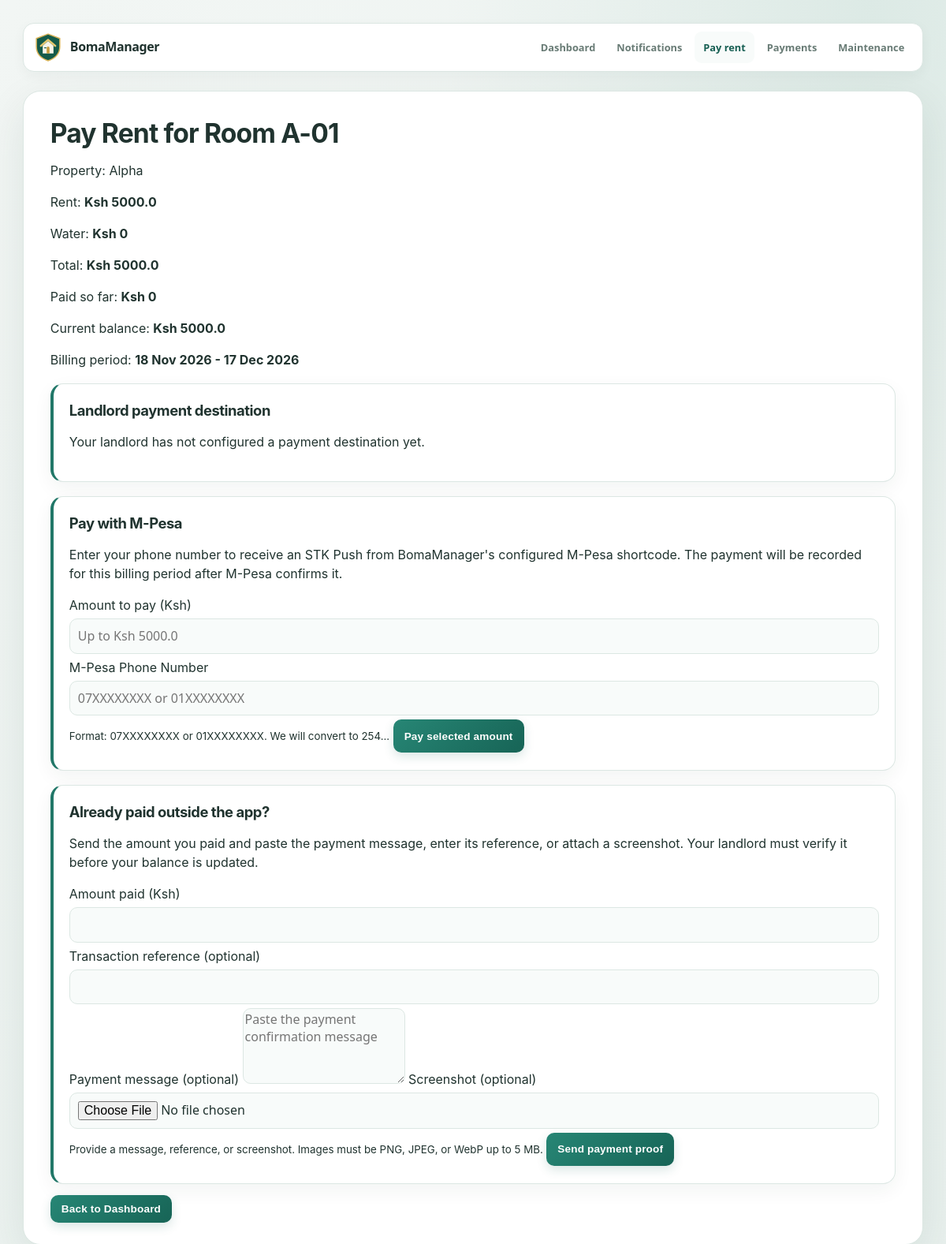
The app's page /pay_rent/1 (signed in) with its own data.
### app.py (models this page shows)
class Room(db.Model):
    id = db.Column(db.Integer, primary_key=True)
    room_number = db.Column(db.String(20), nullable=False)
    room_type = db.Column(db.String(50), nullable=True)
    rent_amount = db.Column(db.Float, nullable=False)
    is_occupied = db.Column(db.Boolean, default=False)
    property_id = db.Column(db.Integer, db.ForeignKey('property.id'), nullable=False)
    tenant_id = db.Column(db.Integer, db.ForeignKey('user.id'), nullable=True)
    assigned_date = db.Column(db.Date, nullable=True)
    property = db.relationship('Property', backref='rooms')
    tenant = db.relationship('User', backref='room', foreign_keys=[tenant_id])

class Property(db.Model):
    id = db.Column(db.Integer, primary_key=True)
    name = db.Column(db.String(100), nullable=False)
    location = db.Column(db.String(200), nullable=False)
    property_type = db.Column(db.String(50), nullable=True)
    landlord_id = db.Column(db.Integer, db.ForeignKey('user.id'), nullable=False)
    landlord = db.relationship('User', backref='properties')

### app.py (the view)
@app.route('/pay_rent/<int:room_id>', methods=['GET'])
@login_required
def pay_rent(room_id):
    if current_user.role != 'tenant':
        return "Access Denied", 403
    room = Room.query.filter_by(
        id=room_id,
        tenant_id=current_user.id,
    ).first_or_404()
    current_period = get_billing_period(room)
    if not current_period:
        flash('This room has no assignment date.')
        return redirect(url_for('dashboard'))
    period_key = current_period['key']
    summary = get_payment_summary(room, period_key)
    payment_proofs = PaymentProof.query.filter_by(
        room_id=room.id,
        tenant_id=current_user.id,
    ).order_by(PaymentProof.created_at.desc()).limit(10).all()
    has_pending_payment_proof = any(proof.status == 'pending' for proof in payment_proofs)
    return render_template(
        'pay_rent.html',
        room=room,
        landlord=room.property.landlord,
        water_bill=summary['water_bill'],
        total_amount=summary['total_amount'],
        total_paid=summary['total_paid'],
        balance=summary['balance'],
        paid=summary['balance'] == 0,
        current_period=current_period,
        payment_proofs=payment_proofs,
        has_pending_payment_proof=has_pending_payment_proof,
    )

### app.py (called while the page is built, shortened)
@login_manager.user_loader
def load_user(user_id):
    return User.query.get(int(user_id))

@app.before_request
def check_subscription_global():
    if session.get('is_super_admin') or not current_user.is_authenticated:
        return None
    if current_user.role != 'landlord' or has_paid_subscription_access(current_user):
        return None

@app.before_request
def enforce_maintenance_mode():
    is_super_admin = session.get('is_super_admin') and not current_user.is_authenticated
    if not is_maintenance_on() or is_super_admin:
        return None

@app.context_processor
def inject_pending_payment_proof_count():
    pending_count = 0
    unread_notification_count = 0
    if current_user.is_authenticated and current_user.role == 'landlord':
        pending_count = PaymentProof.query.join(Room).join(Property).filter(
            Property.landlord_id == current_user.id,
            PaymentProof.status == 'pending',
        ).count()
    elif current_user.is_authenticated and current_user.role == 'tenant':
        unread_notification_count = TenantNotification.query.filter_by(
            tenant_id=current_user.id,
            read_at=None,
        ).count()
    return {
        'pending_payment_proof_count': pending_count,
        'unread_notification_count': unread_notification_count,
    }

def get_billing_period(room, today=None):
    if not room.assigned_date:
        return None
    today = today or date.today()
    months_since_assignment = ((today.year - room.assigned_date.year) * 12 +
                               today.month - room.assigned_date.month)
    months_since_assignment = max(0, months_since_assignment)
    period_start = add_months(room.assigned_date, months_since_assignment)
    if period_start > today:
        period_start = add_months(room.assigned_date, months_since_assignment - 1)
    period_end = add_months(period_start, 1) - timedelta(days=1)
    due_at = datetime.combine(period_end, datetime.max.time())
    return {
        'key': period_start.isoformat(),
        'label': f'{period_start.strftime("%d %b %Y")} - {period_end.strftime("%d %b %Y")}',
        'end_date': period_end,
        'due_at': due_at
    }

def add_months(start_date, months):
    month_index = start_date.month - 1 + months
    year = start_date.year + month_index // 12
    month = month_index % 12 + 1
    day = min(start_date.day, calendar.monthrange(year, month)[1])
    return date(year, month, day)

### templates/pay_rent.html (shortened to what this page needs)
<!DOCTYPE html>
<html>
<head>
    <link rel="stylesheet" href="{{ url_for('static', filename='style.css') }}">
</head>
<body>
{% include '_app_navigation.html' %}
<div class="container">
    <h1>Pay Rent for Room {{ room.room_number }}</h1>
    <p>Property: {{ room.property.name }}</p>
    <p>Rent: <b>Ksh {{ room.rent_amount }}</b></p>
    <p>Water: <b>Ksh {{ water_bill.amount if water_bill else 0 }}</b></p>
    <p>Total: <b>Ksh {{ total_amount }}</b></p>
    <p>Paid so far: <b>Ksh {{ total_paid }}</b></p>
    <p>Current balance: <b>Ksh {{ balance }}</b></p>
    <p>Billing period: <b>{{ current_period.label }}</b></p>
    <div class="property-card">
        <h3>Landlord payment destination</h3>
        {% if not landlord.mpesa_till and not landlord.account_number %}
            <p>Your landlord has not configured a payment destination yet.</p>
        {% endif %}
    </div>
    {% if paid %}
        <div class="flash">This billing period is fully paid ✅</div>
    {% else %}
        <div class="property-card">
            <h3>Pay with M-Pesa</h3>
            <p>Enter your phone number to receive an STK Push from BomaManager's configured M-Pesa shortcode. The payment will be recorded for this billing period after M-Pesa confirms it.</p>
            <form method="POST" action="{{ url_for('stk_push', room_id=room.id) }}">
                <label for="amount">Amount to pay (Ksh)</label>
                <input type="number" name="amount" id="amount" min="1" max="{{ balance }}" step="1" placeholder="Up to Ksh {{ balance }}" required>
                <label for="phone">M-Pesa Phone Number</label>
                <input type="text" name="phone" id="phone" placeholder="07XXXXXXXX or 01XXXXXXXX" required>
                <small>Format: 07XXXXXXXX or 01XXXXXXXX. We will convert to 254...</small>
                <button type="submit">Pay selected amount</button>
            </form>
        </div>
        <div class="property-card">
            <h3>Already paid outside the app?</h3>
            <p>Send the amount you paid and paste the payment message, enter its reference, or attach a screenshot. Your landlord must verify it before your balance is updated.</p>
            {% if has_pending_payment_proof %}
                <p class="flash">A payment proof for this billing period is waiting for your landlord to review.</p>
            {% else %}
                <form method="POST" action="{{ url_for('submit_payment_proof', room_id=room.id) }}" enctype="multipart/form-data">
                    <label for="proof-amount">Amount paid (Ksh)</label>
                    <input type="number" id="proof-amount" name="amount" min="0.01" max="{{ balance }}" step="0.01" required>
                    <label for="proof-reference">Transaction reference (optional)</label>
                    <input type="text" id="proof-reference" name="reference" maxlength="100">
                    <label for="proof-message">Payment message (optional)</label>
                    <textarea id="proof-message" name="message" maxlength="2000" rows="4" placeholder="Paste the payment confirmation message"></textarea>
                    <label for="proof-image">Screenshot (optional)</label>
                    <input type="file" id="proof-image" name="proof_image" accept=".png,.jpg,.jpeg,.webp,image/png,image/jpeg,image/webp">
                    <small>Provide a message, reference, or screenshot. Images must be PNG, JPEG, or WebP up to 5 MB.</small>
                    <button type="submit">Send payment proof</button>
                </form>
            {% endif %}
        </div>
    {% endif %}
    <a href="{{ url_for('dashboard') }}" class="btn">Back to Dashboard</a>
</div>
</body>
</html>

### records on screen
Room: room_number "A-01", rent_amount "5000.0"
Property: property.name "Alpha"

### other values on screen
{{ water_bill.amount if water_bill else 0 }} "0"
{{ total_amount }} "5000.0"
{{ total_paid }} "0"
{{ balance }} "5000.0"
{{ current_period.label }} "18 Nov 2026 - 17 Dec 2026"
